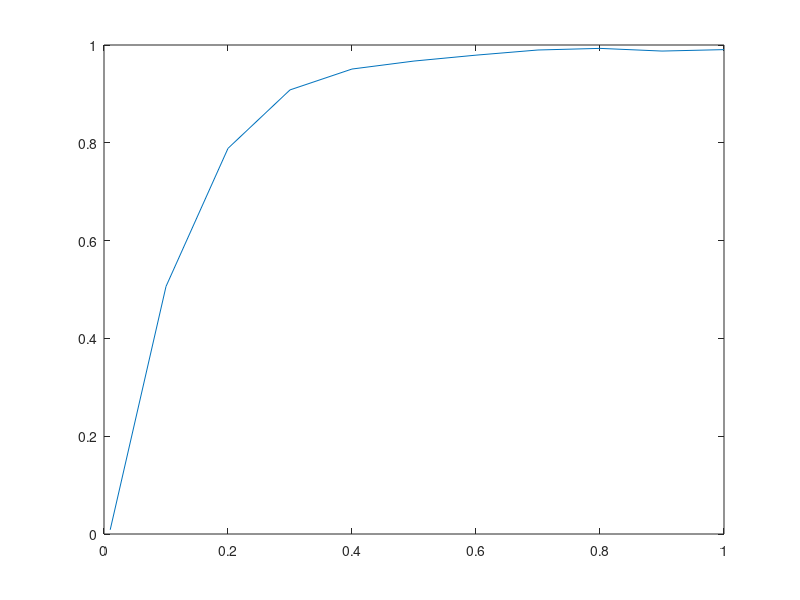

The MATLAB source for this figure:
mX = [.01,.1, .2, .3, .4, .5, .6, .7, .8, .9,1];
mY = [.01,.5, .8, .9, .95, .97, .98, .99, .99, .99,.99];
p = polyfit(mX,mY,6);
mY = polyval(p,mX);
plot(mX,mY)
